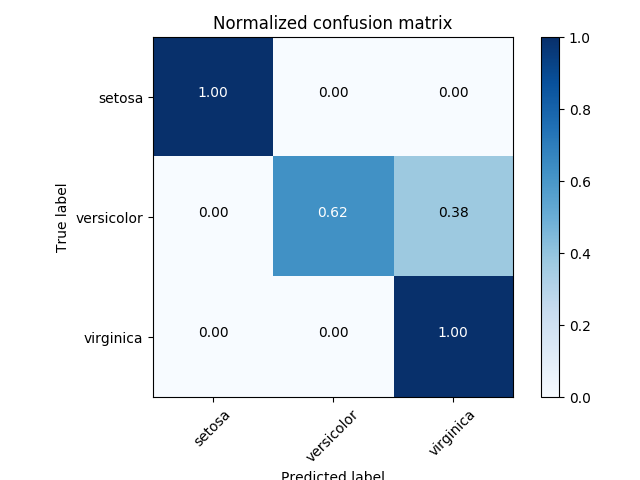

The Python source for this figure:
import itertools
import numpy as np
import matplotlib.pyplot as plt

from sklearn import svm, datasets
from sklearn.model_selection import train_test_split
from sklearn.metrics import confusion_matrix

# import some data to play with
iris = datasets.load_iris()
X = iris.data
y = iris.target
class_names = iris.target_names

# Split the data into a training set and a test set
X_train, X_test, y_train, y_test = train_test_split(X, y, random_state=0)

# Run classifier, using a model that is too regularized (C too low) to see
# the impact on the results
classifier = svm.SVC(kernel='linear', C=0.01)
y_pred = classifier.fit(X_train, y_train).predict(X_test)


def plot_confusion_matrix(cm, classes,
                          normalize=False,
                          title='Confusion matrix',
                          cmap=plt.cm.Blues):
    """
    This function prints and plots the confusion matrix.
    Normalization can be applied by setting `normalize=True`.
    """
    if normalize:
        cm = cm.astype('float') / cm.sum(axis=1)[:, np.newaxis]
        print("Normalized confusion matrix")
    else:
        print('Confusion matrix, without normalization')

    print(cm)

    plt.imshow(cm, interpolation='nearest', cmap=cmap)
    plt.title(title)
    plt.colorbar()
    tick_marks = np.arange(len(classes))
    plt.xticks(tick_marks, classes, rotation=45)
    plt.yticks(tick_marks, classes)

    fmt = '.2f' if normalize else 'd'
    thresh = cm.max() / 2.
    for i, j in itertools.product(range(cm.shape[0]), range(cm.shape[1])):
        plt.text(j, i, format(cm[i, j], fmt),
                 horizontalalignment="center",
                 color="white" if cm[i, j] > thresh else "black")

    plt.tight_layout()
    plt.ylabel('True label')
    plt.xlabel('Predicted label')

# Compute confusion matrix
cnf_matrix = confusion_matrix(y_test, y_pred)
np.set_printoptions(precision=2)

# Plot non-normalized confusion matrix
plt.figure()
plot_confusion_matrix(cnf_matrix, classes=class_names,
                      title='Confusion matrix, without normalization')

# Plot normalized confusion matrix
plt.figure()
plot_confusion_matrix(cnf_matrix, classes=class_names, normalize=True,
                      title='Normalized confusion matrix')

plt.savefig("foo.png")
